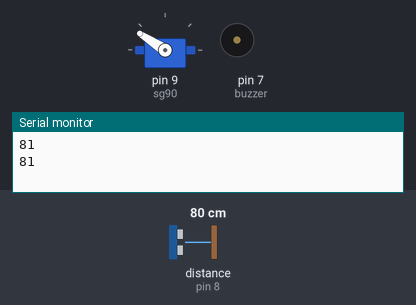
Recording of a sketch running on a simulated Arduino Uno, built with avr-gcc and run on an emulated ATmega328P. Shown: servo, buzzer (waves = sounding, pin HIGH), the last lines printed to the serial monitor. Wiring (inferred from the names in the program): ultrasonic range finder: trigger pin 6; echo pin 8. Inputs (shaded band) come from the test bench; at power-on: distance to the obstacle (sensor on pin 8) 80 cm. The echo pulse lasts 58.3 µs per cm; pins used as bus, display or sensor lines are not drawn.

Above: at 2.6 s.
2.7 s: distance to the obstacle (sensor on pin 8) set to 33 cm
At 2.91 s:
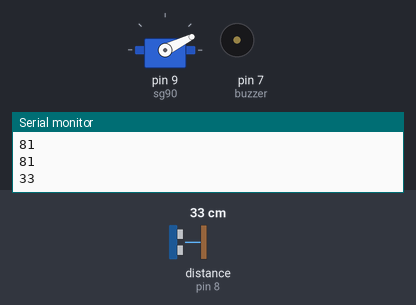
6.7 s: distance to the obstacle (sensor on pin 8) set to 27 cm
At 6.9 s:
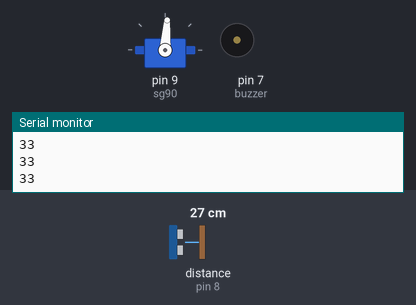
At 7.52 s:
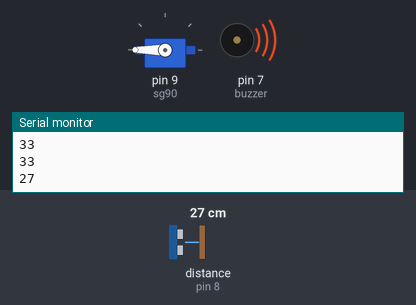
Timing chart, 0 to 16.2 s (numbered marks = the images above; inputs shaded):
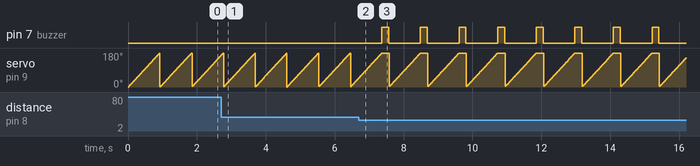

Measured:
- the behaviour switches between 31 and 30 cm on distance to the obstacle (sensor on pin 8) (found by bisection; images 1 and 2)
- after the input at 6.7 s, pin 7 (buzzer): alternates HIGH for 0.20 s and LOW for 0.92 s, starting after 0.67 s
- by itself, servo on pin 9 (sg90): ramps from 3° to 180° and jumps back, once every 1.1 s

The sketch:

servo__calisma.ino
```cpp
#include<Servo.h>
Servo sg90;
int pos=0;
int pozisyon=0;
int trigger_pin=6;
int echo_pin= 8;
int buzzer=7;
int mesafe;
int sure;
void setup() {
sg90.attach(9);
pinMode(buzzer , OUTPUT);
pinMode(trigger_pin , OUTPUT);
pinMode(echo_pin , INPUT);
Serial.begin(9600);
}

void loop() {
  for (pos=0; pos<=180; pos+=1)
{
sg90.write(pos);
 delay(5);
}
//for(pos = 180; pos>=0; pos-=1)
{
  //sg90.write(pos);
  //delay(15);
}

digitalWrite(trigger_pin, HIGH);
delayMicroseconds(1000);
digitalWrite(trigger_pin, LOW);
sure = pulseIn(echo_pin, HIGH);
mesafe = (sure/2) / 28.5;
Serial.println(mesafe);
if (mesafe<= 30){
digitalWrite(buzzer ,HIGH);
delay(200);
digitalWrite(buzzer ,LOW);
}


}
```
